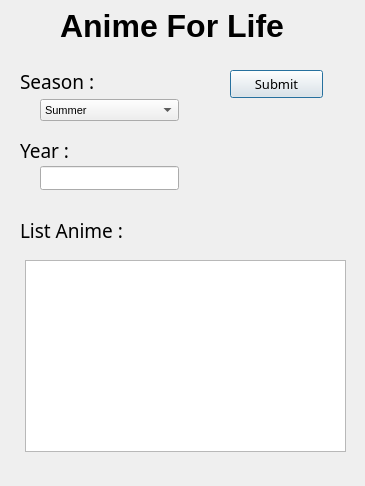
<?xml version="1.0" encoding="UTF-8"?>
<ui version="4.0">
 <class>DialogSeason</class>
 <widget class="QDialog" name="DialogSeason">
  <property name="geometry">
   <rect>
    <x>0</x>
    <y>0</y>
    <width>365</width>
    <height>486</height>
   </rect>
  </property>
  <property name="font">
   <font>
    <pointsize>12</pointsize>
   </font>
  </property>
  <property name="windowTitle">
   <string>Anime Season</string>
  </property>
  <widget class="QLabel" name="label_3">
   <property name="geometry">
    <rect>
     <x>20</x>
     <y>200</y>
     <width>131</width>
     <height>61</height>
    </rect>
   </property>
   <property name="font">
    <font>
     <family>Product Sans</family>
     <pointsize>14</pointsize>
    </font>
   </property>
   <property name="text">
    <string>List Anime :</string>
   </property>
  </widget>
  <widget class="QListWidget" name="listSeason">
   <property name="geometry">
    <rect>
     <x>25</x>
     <y>260</y>
     <width>321</width>
     <height>192</height>
    </rect>
   </property>
   <property name="font">
    <font>
     <family>Product Sans</family>
     <pointsize>10</pointsize>
    </font>
   </property>
  </widget>
  <widget class="QWidget" name="layoutWidget">
   <property name="geometry">
    <rect>
     <x>40</x>
     <y>60</y>
     <width>139</width>
     <height>171</height>
    </rect>
   </property>
   <layout class="QVBoxLayout" name="verticalLayout_2">
    <item>
     <widget class="QComboBox" name="cbSeason">
      <property name="font">
       <font>
        <pointsize>8</pointsize>
       </font>
      </property>
      <item>
       <property name="text">
        <string>Summer</string>
       </property>
      </item>
      <item>
       <property name="text">
        <string>Spring</string>
       </property>
      </item>
      <item>
       <property name="text">
        <string>Fall</string>
       </property>
      </item>
      <item>
       <property name="text">
        <string>Winter</string>
       </property>
      </item>
     </widget>
    </item>
    <item>
     <widget class="QLineEdit" name="lnYear">
      <property name="font">
       <font>
        <family>Product Sans</family>
        <pointsize>8</pointsize>
       </font>
      </property>
     </widget>
    </item>
   </layout>
  </widget>
  <widget class="QWidget" name="layoutWidget">
   <property name="geometry">
    <rect>
     <x>20</x>
     <y>50</y>
     <width>84</width>
     <height>131</height>
    </rect>
   </property>
   <layout class="QVBoxLayout" name="verticalLayout">
    <item>
     <widget class="QLabel" name="label">
      <property name="font">
       <font>
        <family>Product Sans</family>
        <pointsize>14</pointsize>
       </font>
      </property>
      <property name="text">
       <string>Season :</string>
      </property>
     </widget>
    </item>
    <item>
     <widget class="QLabel" name="label_2">
      <property name="font">
       <font>
        <family>Product Sans</family>
        <pointsize>14</pointsize>
       </font>
      </property>
      <property name="text">
       <string>Year :</string>
      </property>
     </widget>
    </item>
   </layout>
  </widget>
  <widget class="QLabel" name="lblTitle_2">
   <property name="geometry">
    <rect>
     <x>60</x>
     <y>0</y>
     <width>241</width>
     <height>51</height>
    </rect>
   </property>
   <property name="font">
    <font>
     <pointsize>24</pointsize>
     <weight>75</weight>
     <bold>true</bold>
    </font>
   </property>
   <property name="text">
    <string>Anime For Life</string>
   </property>
  </widget>
  <widget class="QPushButton" name="pushButton">
   <property name="geometry">
    <rect>
     <x>230</x>
     <y>70</y>
     <width>93</width>
     <height>28</height>
    </rect>
   </property>
   <property name="font">
    <font>
     <family>Product Sans</family>
     <pointsize>10</pointsize>
    </font>
   </property>
   <property name="text">
    <string>Submit</string>
   </property>
  </widget>
 </widget>
 <resources/>
 <connections/>
</ui>
